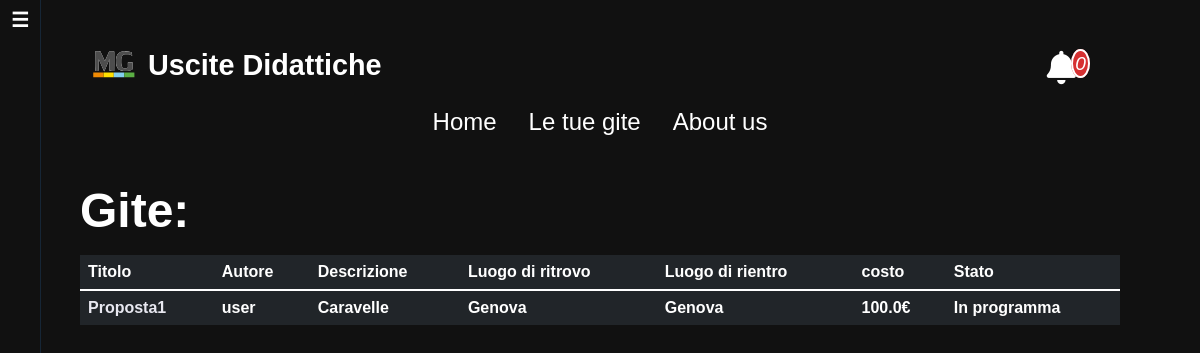
Page /gite/ (signed in) on the committed database.
### gite/models.py (models this page shows, shortened)
class Gita(models.Model):
    STATO_CHOICES = (
        ('IN_PROGRAMMA', 'In programma'),
        ('IN_CORSO', 'In corso'),
        ('TERMINATA', 'Terminata'),
    )
    Stato = models.CharField(max_length=20, choices=STATO_CHOICES, default='IN_PROGRAMMA')
    Data_ritrovo = models.DateTimeField(null=True, blank=True)
    Data_rientro = models.DateTimeField(null=True, blank=True)
    Luogo_ritrovo = models.CharField(max_length=20)
    Luogo_rientro = models.CharField(max_length=20)
    Proposta_Gita = models.ForeignKey('Proposta_Gita', on_delete=models.CASCADE)
    class Meta:
        verbose_name_plural = 'Gita'

class Proposta_Gita(models.Model):
    STATO_CHOICES = (
        ('IN_ELABORAZIONE', 'In elaborazione'),
        ('CONFERMATA', 'Confermata'),
        ('RIFIUTATA', 'Rifiutata'),
    )
    Titolo = models.CharField(max_length=20)
    Descrizione = models.CharField(max_length=300)
    Data = models.DateTimeField(null=True, blank=True)
    Posto = models.CharField(max_length=20)
    Costo = models.FloatField(validators=[MinValueValidator(0)])
    Stato = models.CharField(max_length=20, choices=STATO_CHOICES, default='IN_ELABORAZIONE')
    Creatore = models.ForeignKey(User, on_delete=models.CASCADE)
    class Meta:
        verbose_name_plural = 'Proposte_Gita'

### gite/views.py (the view)
# urls.py: path('gite/', GiteListView.as_view(), name='gite'),
class GiteListView(LoginRequiredMixin, ListView):
    model = Gita
    template_name = 'gite/gite_list.html'  # <app>/<model>_<viewtype>.html
    context_object_name = 'gite'
    ordering = ['-Data_ritrovo']  # Ordina per Data_ritrovo decrescente
    paginate_by = 5
    def get_queryset(self):
        queryset = super().get_queryset()
        queryset = queryset.select_related('Proposta_Gita__Creatore').order_by('-Data_ritrovo')
        return queryset

### gite/templates/gite/gite_list.html (shortened to what this page needs)
{% extends "gite/index.html" %}
{% load static %}
{% block content %}
<link rel="stylesheet" type="text/css" href="{% static 'css/custom.min.css' %}">
<link rel="stylesheet" type="text/css" href="{% static 'css/crispyform.css' %}">
<h1 class="mb-3 fw-bolder  margini">Gite:</h1>
<table class="table table-dark table-hover crispy_table fw-bolder margini">
    <thead>
        <tr>
            <th scope="col">Titolo</th>
            <th scope="col">Autore</th>
            <th scope="col">Descrizione</th>
            <th scope="col">Luogo di ritrovo</th>
            <th scope="col">Luogo di rientro</th>
            <th scope="col">costo</th>
            <th scope="col">Stato</th>
        </tr>
    </thead>
    <tbody>
        {% for gita in gite %}
        <tr>
        <td><a class="article-title" href="{% url 'gite-detail' gita.id %}">{{ gita.Proposta_Gita.Titolo }}</a></td>
            <td>{{ gita.Proposta_Gita.Creatore }}</td>
            <td>{{ gita.Proposta_Gita.Descrizione }} </td>
            <td>{{ gita.Luogo_ritrovo }}</td>
            <td>{{ gita.Luogo_rientro }}</td>
            <td>{{ gita.Proposta_Gita.Costo }}€</td>
            <td>{{ gita.get_Stato_display }}</td>
        </tr>
        {% endfor %}
    </tbody>
</table>
{% endblock content %}

### gite/static/css/Sidebar.css (style rules this page uses)
body { font-family: Arial, sans-serif; margin: 0; background-color: #1e2124; }

### gite/static/css/crispyform.css (style rules this page uses)
.margini { margin-left: 80px; margin-right: 80px }
.crispy_table { table-layout: auto; width: 100%; max-width: calc(100% - 160px); margin-left: 80px; margin-right: 80px; margin-bottom: 20px; }

### rows in the picture
Gita: Proposta_Gita.Titolo "Proposta1", Proposta_Gita.Creatore "user", Proposta_Gita.Descrizione "Caravelle", Luogo_ritrovo "Genova", Luogo_rientro "Genova", Proposta_Gita.Costo "100.0", Stato "In programma"

### other values in the picture
{{ notifiche.count }} "0"
